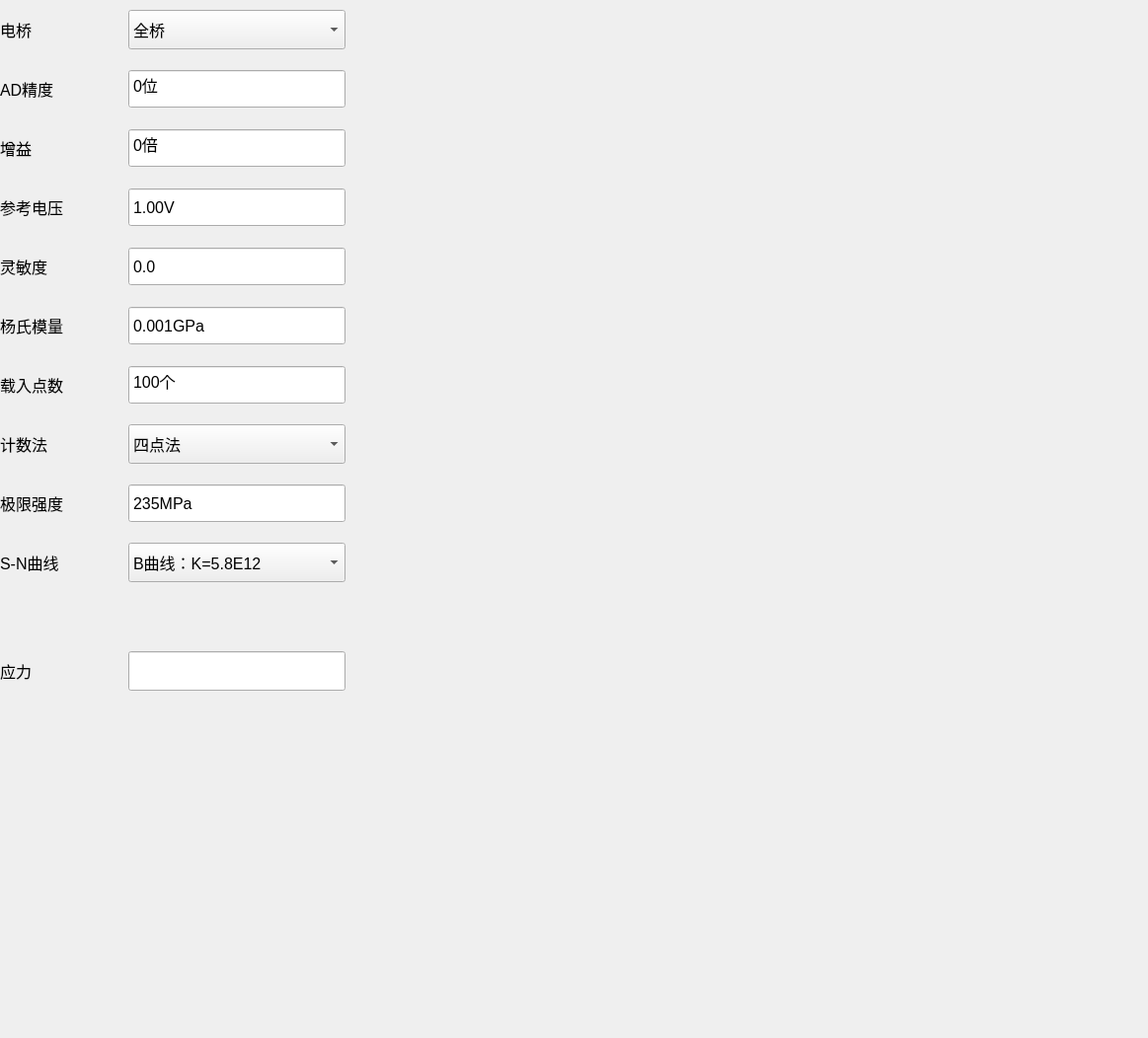
<?xml version="1.0" encoding="UTF-8"?>
<ui version="4.0">
 <class>Algorithm_UI</class>
 <widget class="QWidget" name="Algorithm_UI">
  <property name="geometry">
   <rect>
    <x>0</x>
    <y>0</y>
    <width>1163</width>
    <height>1052</height>
   </rect>
  </property>
  <property name="windowTitle">
   <string>Form</string>
  </property>
  <widget class="QWidget" name="widget_serialcom_2" native="true">
   <property name="geometry">
    <rect>
     <x>0</x>
     <y>0</y>
     <width>350</width>
     <height>800</height>
    </rect>
   </property>
   <property name="minimumSize">
    <size>
     <width>350</width>
     <height>800</height>
    </size>
   </property>
   <property name="maximumSize">
    <size>
     <width>350</width>
     <height>800</height>
    </size>
   </property>
   <widget class="QWidget" name="widget" native="true">
    <property name="geometry">
     <rect>
      <x>0</x>
      <y>0</y>
      <width>350</width>
      <height>60</height>
     </rect>
    </property>
    <property name="sizePolicy">
     <sizepolicy hsizetype="Fixed" vsizetype="Fixed">
      <horstretch>0</horstretch>
      <verstretch>0</verstretch>
     </sizepolicy>
    </property>
    <property name="minimumSize">
     <size>
      <width>350</width>
      <height>60</height>
     </size>
    </property>
    <property name="maximumSize">
     <size>
      <width>350</width>
      <height>60</height>
     </size>
    </property>
    <layout class="QHBoxLayout" name="horizontalLayout">
     <item>
      <widget class="QLabel" name="label">
       <property name="font">
        <font>
         <family>Microsoft YaHei UI</family>
         <pointsize>12</pointsize>
        </font>
       </property>
       <property name="text">
        <string>电桥</string>
       </property>
      </widget>
     </item>
     <item>
      <widget class="QComboBox" name="Bridge">
       <property name="sizePolicy">
        <sizepolicy hsizetype="Fixed" vsizetype="Fixed">
         <horstretch>0</horstretch>
         <verstretch>0</verstretch>
        </sizepolicy>
       </property>
       <property name="minimumSize">
        <size>
         <width>220</width>
         <height>40</height>
        </size>
       </property>
       <property name="maximumSize">
        <size>
         <width>220</width>
         <height>40</height>
        </size>
       </property>
       <property name="font">
        <font>
         <family>Microsoft YaHei UI</family>
         <pointsize>12</pointsize>
         <weight>50</weight>
         <bold>false</bold>
        </font>
       </property>
       <item>
        <property name="text">
         <string>全桥</string>
        </property>
       </item>
       <item>
        <property name="text">
         <string>半桥</string>
        </property>
       </item>
       <item>
        <property name="text">
         <string>1/4桥</string>
        </property>
       </item>
      </widget>
     </item>
    </layout>
   </widget>
   <widget class="QWidget" name="widget_2" native="true">
    <property name="geometry">
     <rect>
      <x>0</x>
      <y>60</y>
      <width>350</width>
      <height>60</height>
     </rect>
    </property>
    <property name="sizePolicy">
     <sizepolicy hsizetype="Fixed" vsizetype="Fixed">
      <horstretch>0</horstretch>
      <verstretch>0</verstretch>
     </sizepolicy>
    </property>
    <property name="minimumSize">
     <size>
      <width>350</width>
      <height>60</height>
     </size>
    </property>
    <property name="maximumSize">
     <size>
      <width>350</width>
      <height>60</height>
     </size>
    </property>
    <layout class="QHBoxLayout" name="horizontalLayout_2">
     <item>
      <widget class="QLabel" name="label_2">
       <property name="font">
        <font>
         <family>Microsoft YaHei UI</family>
         <pointsize>12</pointsize>
        </font>
       </property>
       <property name="text">
        <string>AD精度</string>
       </property>
      </widget>
     </item>
     <item>
      <widget class="QDoubleSpinBox" name="AD">
       <property name="sizePolicy">
        <sizepolicy hsizetype="Fixed" vsizetype="Fixed">
         <horstretch>0</horstretch>
         <verstretch>0</verstretch>
        </sizepolicy>
       </property>
       <property name="minimumSize">
        <size>
         <width>220</width>
         <height>40</height>
        </size>
       </property>
       <property name="maximumSize">
        <size>
         <width>220</width>
         <height>40</height>
        </size>
       </property>
       <property name="font">
        <font>
         <family>Microsoft YaHei UI</family>
         <pointsize>12</pointsize>
         <weight>50</weight>
         <bold>false</bold>
        </font>
       </property>
       <property name="buttonSymbols">
        <enum>QAbstractSpinBox::NoButtons</enum>
       </property>
       <property name="suffix">
        <string>位</string>
       </property>
       <property name="decimals">
        <number>0</number>
       </property>
      </widget>
     </item>
    </layout>
   </widget>
   <widget class="QWidget" name="widget_3" native="true">
    <property name="geometry">
     <rect>
      <x>0</x>
      <y>120</y>
      <width>350</width>
      <height>60</height>
     </rect>
    </property>
    <property name="sizePolicy">
     <sizepolicy hsizetype="Fixed" vsizetype="Fixed">
      <horstretch>0</horstretch>
      <verstretch>0</verstretch>
     </sizepolicy>
    </property>
    <property name="minimumSize">
     <size>
      <width>350</width>
      <height>60</height>
     </size>
    </property>
    <property name="maximumSize">
     <size>
      <width>350</width>
      <height>60</height>
     </size>
    </property>
    <layout class="QHBoxLayout" name="horizontalLayout_3">
     <item>
      <widget class="QLabel" name="label_3">
       <property name="font">
        <font>
         <family>Microsoft YaHei UI</family>
         <pointsize>12</pointsize>
        </font>
       </property>
       <property name="text">
        <string>增益</string>
       </property>
      </widget>
     </item>
     <item>
      <widget class="QDoubleSpinBox" name="Gain">
       <property name="sizePolicy">
        <sizepolicy hsizetype="Fixed" vsizetype="Fixed">
         <horstretch>0</horstretch>
         <verstretch>0</verstretch>
        </sizepolicy>
       </property>
       <property name="minimumSize">
        <size>
         <width>220</width>
         <height>40</height>
        </size>
       </property>
       <property name="maximumSize">
        <size>
         <width>220</width>
         <height>40</height>
        </size>
       </property>
       <property name="font">
        <font>
         <family>Microsoft YaHei UI</family>
         <pointsize>12</pointsize>
         <weight>50</weight>
         <bold>false</bold>
        </font>
       </property>
       <property name="buttonSymbols">
        <enum>QAbstractSpinBox::NoButtons</enum>
       </property>
       <property name="suffix">
        <string>倍</string>
       </property>
       <property name="decimals">
        <number>0</number>
       </property>
       <property name="maximum">
        <double>10000.000000000000000</double>
       </property>
      </widget>
     </item>
    </layout>
   </widget>
   <widget class="QWidget" name="widget_4" native="true">
    <property name="geometry">
     <rect>
      <x>0</x>
      <y>180</y>
      <width>350</width>
      <height>60</height>
     </rect>
    </property>
    <property name="sizePolicy">
     <sizepolicy hsizetype="Fixed" vsizetype="Fixed">
      <horstretch>0</horstretch>
      <verstretch>0</verstretch>
     </sizepolicy>
    </property>
    <property name="minimumSize">
     <size>
      <width>350</width>
      <height>60</height>
     </size>
    </property>
    <property name="maximumSize">
     <size>
      <width>350</width>
      <height>60</height>
     </size>
    </property>
    <layout class="QHBoxLayout" name="horizontalLayout_4">
     <item>
      <widget class="QLabel" name="label_4">
       <property name="font">
        <font>
         <family>Microsoft YaHei UI</family>
         <pointsize>12</pointsize>
        </font>
       </property>
       <property name="text">
        <string>参考电压</string>
       </property>
      </widget>
     </item>
     <item>
      <widget class="QDoubleSpinBox" name="Vref">
       <property name="sizePolicy">
        <sizepolicy hsizetype="Fixed" vsizetype="Fixed">
         <horstretch>0</horstretch>
         <verstretch>0</verstretch>
        </sizepolicy>
       </property>
       <property name="minimumSize">
        <size>
         <width>220</width>
         <height>40</height>
        </size>
       </property>
       <property name="maximumSize">
        <size>
         <width>220</width>
         <height>40</height>
        </size>
       </property>
       <property name="font">
        <font>
         <family>Microsoft YaHei UI</family>
         <pointsize>12</pointsize>
         <weight>50</weight>
         <bold>false</bold>
        </font>
       </property>
       <property name="buttonSymbols">
        <enum>QAbstractSpinBox::NoButtons</enum>
       </property>
       <property name="suffix">
        <string>V</string>
       </property>
       <property name="decimals">
        <number>2</number>
       </property>
       <property name="maximum">
        <double>10000.000000000000000</double>
       </property>
       <property name="value">
        <double>1.000000000000000</double>
       </property>
      </widget>
     </item>
    </layout>
   </widget>
   <widget class="QWidget" name="widget_5" native="true">
    <property name="geometry">
     <rect>
      <x>0</x>
      <y>240</y>
      <width>350</width>
      <height>60</height>
     </rect>
    </property>
    <property name="sizePolicy">
     <sizepolicy hsizetype="Fixed" vsizetype="Fixed">
      <horstretch>0</horstretch>
      <verstretch>0</verstretch>
     </sizepolicy>
    </property>
    <property name="minimumSize">
     <size>
      <width>350</width>
      <height>60</height>
     </size>
    </property>
    <property name="maximumSize">
     <size>
      <width>350</width>
      <height>60</height>
     </size>
    </property>
    <layout class="QHBoxLayout" name="horizontalLayout_5">
     <item>
      <widget class="QLabel" name="label_5">
       <property name="font">
        <font>
         <family>Microsoft YaHei UI</family>
         <pointsize>12</pointsize>
        </font>
       </property>
       <property name="text">
        <string>灵敏度</string>
       </property>
      </widget>
     </item>
     <item>
      <widget class="QDoubleSpinBox" name="K">
       <property name="sizePolicy">
        <sizepolicy hsizetype="Fixed" vsizetype="Fixed">
         <horstretch>0</horstretch>
         <verstretch>0</verstretch>
        </sizepolicy>
       </property>
       <property name="minimumSize">
        <size>
         <width>220</width>
         <height>40</height>
        </size>
       </property>
       <property name="maximumSize">
        <size>
         <width>220</width>
         <height>40</height>
        </size>
       </property>
       <property name="font">
        <font>
         <family>Microsoft YaHei UI</family>
         <pointsize>12</pointsize>
         <weight>50</weight>
         <bold>false</bold>
        </font>
       </property>
       <property name="buttonSymbols">
        <enum>QAbstractSpinBox::NoButtons</enum>
       </property>
       <property name="suffix">
        <string/>
       </property>
       <property name="decimals">
        <number>1</number>
       </property>
      </widget>
     </item>
    </layout>
   </widget>
   <widget class="QWidget" name="widget_6" native="true">
    <property name="geometry">
     <rect>
      <x>0</x>
      <y>300</y>
      <width>350</width>
      <height>60</height>
     </rect>
    </property>
    <property name="sizePolicy">
     <sizepolicy hsizetype="Fixed" vsizetype="Fixed">
      <horstretch>0</horstretch>
      <verstretch>0</verstretch>
     </sizepolicy>
    </property>
    <property name="minimumSize">
     <size>
      <width>350</width>
      <height>60</height>
     </size>
    </property>
    <property name="maximumSize">
     <size>
      <width>350</width>
      <height>60</height>
     </size>
    </property>
    <layout class="QHBoxLayout" name="horizontalLayout_6">
     <item>
      <widget class="QLabel" name="label_6">
       <property name="font">
        <font>
         <family>Microsoft YaHei UI</family>
         <pointsize>12</pointsize>
        </font>
       </property>
       <property name="text">
        <string>杨氏模量</string>
       </property>
      </widget>
     </item>
     <item>
      <widget class="QDoubleSpinBox" name="yangs">
       <property name="sizePolicy">
        <sizepolicy hsizetype="Fixed" vsizetype="Fixed">
         <horstretch>0</horstretch>
         <verstretch>0</verstretch>
        </sizepolicy>
       </property>
       <property name="minimumSize">
        <size>
         <width>220</width>
         <height>40</height>
        </size>
       </property>
       <property name="maximumSize">
        <size>
         <width>220</width>
         <height>40</height>
        </size>
       </property>
       <property name="font">
        <font>
         <family>Microsoft YaHei UI</family>
         <pointsize>12</pointsize>
         <weight>50</weight>
         <bold>false</bold>
        </font>
       </property>
       <property name="buttonSymbols">
        <enum>QAbstractSpinBox::NoButtons</enum>
       </property>
       <property name="suffix">
        <string>GPa</string>
       </property>
       <property name="decimals">
        <number>3</number>
       </property>
       <property name="maximum">
        <double>10000.000000000000000</double>
       </property>
       <property name="value">
        <double>0.001000000000000</double>
       </property>
      </widget>
     </item>
    </layout>
   </widget>
   <widget class="QWidget" name="widget_7" native="true">
    <property name="geometry">
     <rect>
      <x>0</x>
      <y>360</y>
      <width>350</width>
      <height>60</height>
     </rect>
    </property>
    <property name="sizePolicy">
     <sizepolicy hsizetype="Fixed" vsizetype="Fixed">
      <horstretch>0</horstretch>
      <verstretch>0</verstretch>
     </sizepolicy>
    </property>
    <property name="minimumSize">
     <size>
      <width>350</width>
      <height>60</height>
     </size>
    </property>
    <property name="maximumSize">
     <size>
      <width>350</width>
      <height>60</height>
     </size>
    </property>
    <layout class="QHBoxLayout" name="horizontalLayout_7">
     <item>
      <widget class="QLabel" name="label_8">
       <property name="font">
        <font>
         <family>Microsoft YaHei UI</family>
         <pointsize>12</pointsize>
        </font>
       </property>
       <property name="text">
        <string>载入点数</string>
       </property>
      </widget>
     </item>
     <item>
      <widget class="QDoubleSpinBox" name="loadNum">
       <property name="sizePolicy">
        <sizepolicy hsizetype="Fixed" vsizetype="Fixed">
         <horstretch>0</horstretch>
         <verstretch>0</verstretch>
        </sizepolicy>
       </property>
       <property name="minimumSize">
        <size>
         <width>220</width>
         <height>40</height>
        </size>
       </property>
       <property name="maximumSize">
        <size>
         <width>220</width>
         <height>40</height>
        </size>
       </property>
       <property name="font">
        <font>
         <family>Microsoft YaHei UI</family>
         <pointsize>12</pointsize>
         <weight>50</weight>
         <bold>false</bold>
        </font>
       </property>
       <property name="buttonSymbols">
        <enum>QAbstractSpinBox::NoButtons</enum>
       </property>
       <property name="suffix">
        <string>个</string>
       </property>
       <property name="decimals">
        <number>0</number>
       </property>
       <property name="minimum">
        <double>100.000000000000000</double>
       </property>
       <property name="maximum">
        <double>10000000.000000000000000</double>
       </property>
       <property name="singleStep">
        <double>1.000000000000000</double>
       </property>
       <property name="value">
        <double>100.000000000000000</double>
       </property>
      </widget>
     </item>
    </layout>
   </widget>
   <widget class="QWidget" name="widget_8" native="true">
    <property name="geometry">
     <rect>
      <x>0</x>
      <y>420</y>
      <width>350</width>
      <height>60</height>
     </rect>
    </property>
    <property name="sizePolicy">
     <sizepolicy hsizetype="Fixed" vsizetype="Fixed">
      <horstretch>0</horstretch>
      <verstretch>0</verstretch>
     </sizepolicy>
    </property>
    <property name="minimumSize">
     <size>
      <width>350</width>
      <height>60</height>
     </size>
    </property>
    <property name="maximumSize">
     <size>
      <width>350</width>
      <height>60</height>
     </size>
    </property>
    <layout class="QHBoxLayout" name="horizontalLayout_8">
     <item>
      <widget class="QLabel" name="label_11">
       <property name="font">
        <font>
         <family>Microsoft YaHei UI</family>
         <pointsize>12</pointsize>
        </font>
       </property>
       <property name="text">
        <string>计数法</string>
       </property>
      </widget>
     </item>
     <item>
      <widget class="QComboBox" name="comboBox">
       <property name="sizePolicy">
        <sizepolicy hsizetype="Fixed" vsizetype="Fixed">
         <horstretch>0</horstretch>
         <verstretch>0</verstretch>
        </sizepolicy>
       </property>
       <property name="minimumSize">
        <size>
         <width>220</width>
         <height>40</height>
        </size>
       </property>
       <property name="maximumSize">
        <size>
         <width>220</width>
         <height>40</height>
        </size>
       </property>
       <property name="font">
        <font>
         <family>Microsoft YaHei UI</family>
         <pointsize>12</pointsize>
        </font>
       </property>
       <item>
        <property name="text">
         <string>四点法</string>
        </property>
       </item>
       <item>
        <property name="text">
         <string>三点法</string>
        </property>
       </item>
      </widget>
     </item>
    </layout>
   </widget>
   <widget class="QWidget" name="widget_9" native="true">
    <property name="geometry">
     <rect>
      <x>0</x>
      <y>480</y>
      <width>350</width>
      <height>60</height>
     </rect>
    </property>
    <property name="sizePolicy">
     <sizepolicy hsizetype="Fixed" vsizetype="Fixed">
      <horstretch>0</horstretch>
      <verstretch>0</verstretch>
     </sizepolicy>
    </property>
    <property name="minimumSize">
     <size>
      <width>350</width>
      <height>60</height>
     </size>
    </property>
    <property name="maximumSize">
     <size>
      <width>350</width>
      <height>60</height>
     </size>
    </property>
    <layout class="QHBoxLayout" name="horizontalLayout_9">
     <item>
      <widget class="QLabel" name="label_12">
       <property name="font">
        <font>
         <family>Microsoft YaHei UI</family>
         <pointsize>12</pointsize>
        </font>
       </property>
       <property name="text">
        <string>极限强度</string>
       </property>
      </widget>
     </item>
     <item>
      <widget class="QDoubleSpinBox" name="ultraStress">
       <property name="sizePolicy">
        <sizepolicy hsizetype="Fixed" vsizetype="Fixed">
         <horstretch>0</horstretch>
         <verstretch>0</verstretch>
        </sizepolicy>
       </property>
       <property name="minimumSize">
        <size>
         <width>220</width>
         <height>40</height>
        </size>
       </property>
       <property name="maximumSize">
        <size>
         <width>220</width>
         <height>40</height>
        </size>
       </property>
       <property name="font">
        <font>
         <family>Microsoft YaHei UI</family>
         <pointsize>12</pointsize>
         <weight>50</weight>
         <bold>false</bold>
        </font>
       </property>
       <property name="buttonSymbols">
        <enum>QAbstractSpinBox::NoButtons</enum>
       </property>
       <property name="suffix">
        <string>MPa</string>
       </property>
       <property name="decimals">
        <number>0</number>
       </property>
       <property name="minimum">
        <double>0.000000000000000</double>
       </property>
       <property name="maximum">
        <double>10000000.000000000000000</double>
       </property>
       <property name="singleStep">
        <double>1.000000000000000</double>
       </property>
       <property name="value">
        <double>235.000000000000000</double>
       </property>
      </widget>
     </item>
    </layout>
   </widget>
   <widget class="QWidget" name="widget_10" native="true">
    <property name="geometry">
     <rect>
      <x>0</x>
      <y>650</y>
      <width>350</width>
      <height>60</height>
     </rect>
    </property>
    <property name="sizePolicy">
     <sizepolicy hsizetype="Fixed" vsizetype="Fixed">
      <horstretch>0</horstretch>
      <verstretch>0</verstretch>
     </sizepolicy>
    </property>
    <property name="minimumSize">
     <size>
      <width>350</width>
      <height>60</height>
     </size>
    </property>
    <property name="maximumSize">
     <size>
      <width>350</width>
      <height>60</height>
     </size>
    </property>
    <layout class="QHBoxLayout" name="horizontalLayout_10">
     <item>
      <widget class="QLabel" name="label_13">
       <property name="font">
        <font>
         <family>Microsoft YaHei UI</family>
         <pointsize>12</pointsize>
        </font>
       </property>
       <property name="text">
        <string>应力</string>
       </property>
      </widget>
     </item>
     <item>
      <widget class="QLineEdit" name="lineEdit_stress">
       <property name="sizePolicy">
        <sizepolicy hsizetype="Fixed" vsizetype="Fixed">
         <horstretch>0</horstretch>
         <verstretch>0</verstretch>
        </sizepolicy>
       </property>
       <property name="minimumSize">
        <size>
         <width>220</width>
         <height>40</height>
        </size>
       </property>
       <property name="maximumSize">
        <size>
         <width>220</width>
         <height>40</height>
        </size>
       </property>
      </widget>
     </item>
    </layout>
   </widget>
   <widget class="QWidget" name="widget_11" native="true">
    <property name="geometry">
     <rect>
      <x>0</x>
      <y>540</y>
      <width>350</width>
      <height>60</height>
     </rect>
    </property>
    <property name="sizePolicy">
     <sizepolicy hsizetype="Fixed" vsizetype="Fixed">
      <horstretch>0</horstretch>
      <verstretch>0</verstretch>
     </sizepolicy>
    </property>
    <property name="minimumSize">
     <size>
      <width>350</width>
      <height>60</height>
     </size>
    </property>
    <property name="maximumSize">
     <size>
      <width>350</width>
      <height>60</height>
     </size>
    </property>
    <layout class="QHBoxLayout" name="horizontalLayout_11">
     <item>
      <widget class="QLabel" name="label_14">
       <property name="font">
        <font>
         <family>Microsoft YaHei UI</family>
         <pointsize>12</pointsize>
        </font>
       </property>
       <property name="text">
        <string>S-N曲线</string>
       </property>
      </widget>
     </item>
     <item>
      <widget class="QComboBox" name="comboBox_SN">
       <property name="sizePolicy">
        <sizepolicy hsizetype="Fixed" vsizetype="Fixed">
         <horstretch>0</horstretch>
         <verstretch>0</verstretch>
        </sizepolicy>
       </property>
       <property name="minimumSize">
        <size>
         <width>220</width>
         <height>40</height>
        </size>
       </property>
       <property name="maximumSize">
        <size>
         <width>220</width>
         <height>40</height>
        </size>
       </property>
       <property name="font">
        <font>
         <family>Microsoft YaHei UI</family>
         <pointsize>12</pointsize>
        </font>
       </property>
       <item>
        <property name="text">
         <string>B曲线：K=5.8E12</string>
        </property>
       </item>
       <item>
        <property name="text">
         <string>C曲线：K=3.464E12</string>
        </property>
       </item>
       <item>
        <property name="text">
         <string>D曲线：K=1.52E12</string>
        </property>
       </item>
       <item>
        <property name="text">
         <string>E曲线： K=1.026E12</string>
        </property>
       </item>
       <item>
        <property name="text">
         <string>F曲线：K=6.319E11</string>
        </property>
       </item>
       <item>
        <property name="text">
         <string>F2曲线：K=4.33E11</string>
        </property>
       </item>
       <item>
        <property name="text">
         <string>G曲线：K=2.481E11</string>
        </property>
       </item>
       <item>
        <property name="text">
         <string>W曲线：K=9.279E10</string>
        </property>
       </item>
      </widget>
     </item>
    </layout>
   </widget>
  </widget>
 </widget>
 <resources/>
 <connections/>
</ui>
